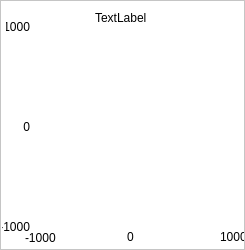
    <widget class="QFrame" name="panRn_Rn_3">
     <property name="geometry">
      <rect>
       <x>245</x>
       <y>92</y>
       <width>245</width>
       <height>250</height>
      </rect>
     </property>
     <property name="styleSheet">
      <string notr="true">color: rgb(0, 0, 0);
background-color: rgb(255, 255, 255);</string>
     </property>
     <property name="frameShape">
      <enum>QFrame::StyledPanel</enum>
     </property>
     <property name="frameShadow">
      <enum>QFrame::Raised</enum>
     </property>
     <widget class="QLabel" name="lblRn_Rn1_2">
      <property name="geometry">
       <rect>
        <x>95</x>
        <y>11</y>
        <width>91</width>
        <height>13</height>
       </rect>
      </property>
      <property name="styleSheet">
       <string notr="true">color: rgb(0, 0, 0);</string>
      </property>
      <property name="text">
       <string>TextLabel</string>
      </property>
     </widget>
     <widget class="QCustomPlot" name="imgRn_Rn_2" native="true">
      <property name="geometry">
       <rect>
        <x>34</x>
        <y>25</y>
        <width>201</width>
        <height>201</height>
       </rect>
      </property>
     </widget>
     <widget class="QLabel" name="label_137">
      <property name="geometry">
       <rect>
        <x>220</x>
        <y>230</y>
        <width>24</width>
        <height>13</height>
       </rect>
      </property>
      <property name="text">
       <string>1000</string>
      </property>
     </widget>
     <widget class="QLabel" name="label_139">
      <property name="geometry">
       <rect>
        <x>25</x>
        <y>230</y>
        <width>31</width>
        <height>16</height>
       </rect>
      </property>
      <property name="text">
       <string>-1000</string>
      </property>
     </widget>
     <widget class="QLabel" name="label_141">
      <property name="geometry">
       <rect>
        <x>127</x>
        <y>230</y>
        <width>24</width>
        <height>13</height>
       </rect>
      </property>
      <property name="text">
       <string>0</string>
      </property>
     </widget>
     <widget class="QLabel" name="label_146">
      <property name="geometry">
       <rect>
        <x>2</x>
        <y>220</y>
        <width>28</width>
        <height>13</height>
       </rect>
      </property>
      <property name="layoutDirection">
       <enum>Qt::RightToLeft</enum>
      </property>
      <property name="text">
       <string>-1000</string>
      </property>
      <property name="alignment">
       <set>Qt::AlignRight|Qt::AlignTrailing|Qt::AlignVCenter</set>
      </property>
     </widget>
     <widget class="QLabel" name="label_147">
      <property name="geometry">
       <rect>
        <x>6</x>
        <y>20</y>
        <width>24</width>
        <height>13</height>
       </rect>
      </property>
      <property name="layoutDirection">
       <enum>Qt::RightToLeft</enum>
      </property>
      <property name="text">
       <string>1000</string>
      </property>
      <property name="alignment">
       <set>Qt::AlignRight|Qt::AlignTrailing|Qt::AlignVCenter</set>
      </property>
     </widget>
     <widget class="QLabel" name="label_148">
      <property name="geometry">
       <rect>
        <x>6</x>
        <y>120</y>
        <width>24</width>
        <height>13</height>
       </rect>
      </property>
      <property name="layoutDirection">
       <enum>Qt::RightToLeft</enum>
      </property>
      <property name="text">
       <string>0</string>
      </property>
      <property name="alignment">
       <set>Qt::AlignRight|Qt::AlignTrailing|Qt::AlignVCenter</set>
      </property>
     </widget>
    </widget>
